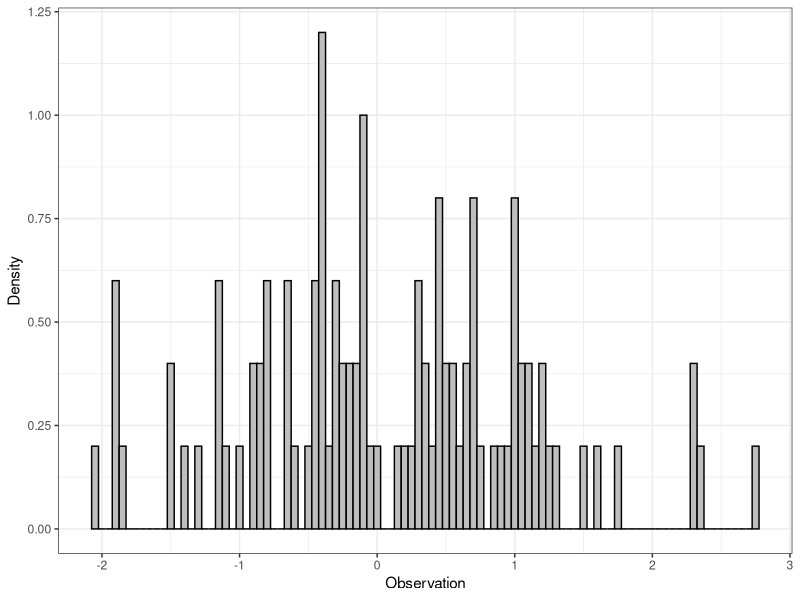
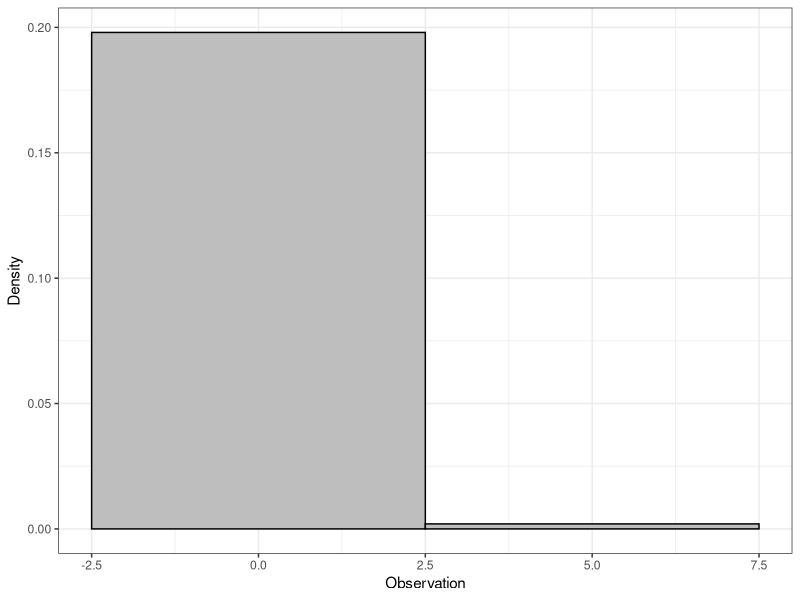
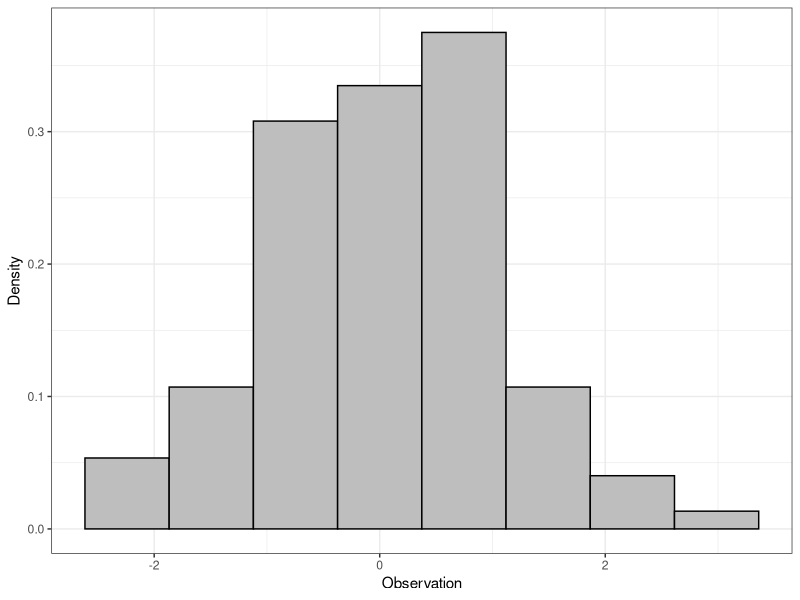

These charts were generated, in order, by the following R code:
## ---- chunk 1
# Set the number of observations
n <- 100
## ---- chunk 2
set.seed(111)
w <- runif(n, min = 0, max = 1) 

max(w) - min(w) # range
quantile(w, 0.75) - quantile(w, 0.25) # IQR
median( abs(w - median(w)) ) # MAD
sd(w) # standard deviation
## ---- chunk 3
set.seed(111)
x <- rnorm(n, mean = 0, sd = 1)

max(x) - min(x) # range
quantile(x, 0.75) - quantile(x, 0.25) # IQR
median( abs(x - median(x)) ) # MAD
sd(x) # standard deviation
## ---- chunk 4
set.seed(111)
y <- rexp(n, rate = 1)

max(y) - min(y) # range
quantile(y, 0.75) - quantile(y, 0.25) # IQR
median( abs(y - median(y)) ) # MAD
sd(y) # standard deviation
## ---- chunk 5
#| echo: true
library(tidyverse)
set.seed(2023)
df <- tibble(
  x = rnorm(n = 100, mean = 0, sd = 1) # generates data
  ) 
## ---- chunk 6
#| echo: true
df %>%
  ggplot(aes(x = x)) + 
  theme_bw() +
  geom_histogram(aes(y=after_stat(density)), 
                 colour = "black", fill = "grey", 
                 binwidth = 0.05) +
  labs(x = "Observation", y = "Density")
## ---- chunk 7
#| echo: true
df %>%
  ggplot(aes(x = x)) + 
  theme_bw() +
  geom_histogram(aes(y=after_stat(density)), 
                 colour = "black", fill = "grey", 
                 binwidth = 5) +
  labs(x = "Observation", y = "Density")
## ---- chunk 8
#| echo: true
b <- (24*sqrt(pi))^(1/3) * sd(df$x) * (length(df$x)^(-1/3)) # Rmk 15.1 [MIPS]
df %>%
  ggplot(aes(x = x)) + 
  theme_bw() +
  geom_histogram(aes(y=after_stat(density)), 
                 colour = "black", fill = "grey", 
                 binwidth = b) +
  labs(x = "Observation", y = "Density")
